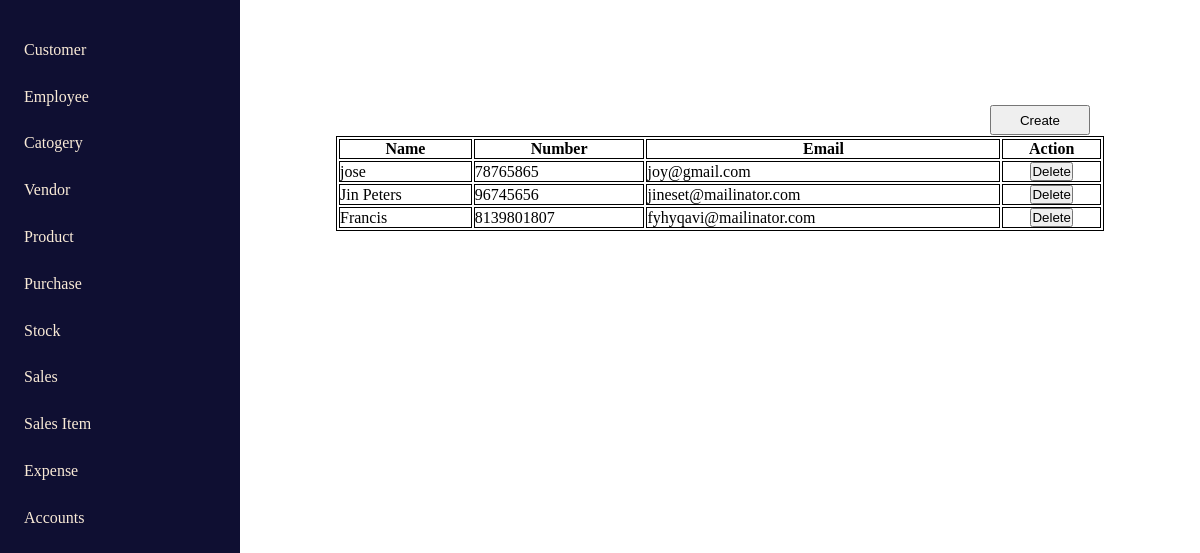
Page /vendor on the earlier database version.
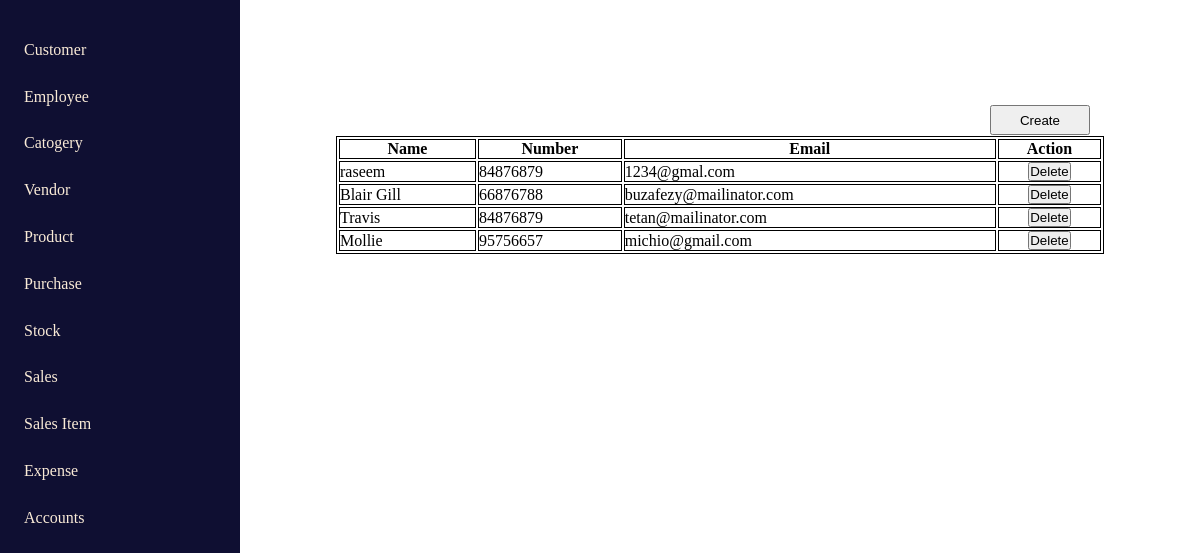
Same page on the later database version.
### home/models.py (models this page shows, shortened)
class vendorContactForm(models.Model):
    name = models.CharField(max_length=200)
    phone = models.CharField(max_length=200)
    email = models.EmailField(max_length=200)

### home/views.py (the view)
# urls.py: path('vendor', vendor, name='vendor'),
def vendor(request):
    vendor = vendorContactForm.objects.all()
    return render(request, 'vendor.html', {'vendor': vendor})

### templates/vendor.html (shortened to what this page needs)
{% extends "index.html" %}
{% block vendor_content %}
<div class="table_container">
    <button class="create_btn"><a href="{% url 'vendorForm' %}" style = "color : black;">Create</a></button>
    <table>
        <tbody>
            <th>Name</th>
            <th>Number</th>
            <th>Email</th>
            <th>Action</th>
        </tbody>
        <tbody>
            {% for d in vendor %}
            <tr>
                <td>{{d.name}}</td>
                <td>{{d.phone}}</td>
                <td>{{d.email}}</td>
                <td class="action">
                    <button><a href="{% url 'deleteDataVendor' d.id %}" style = "color : black;">Delete</a></button>
                </td>
            </tr>
            {% endfor %}
        </tbody>
    </table>
    {% endblock vendor_content %}

### templates/index.html (shortened to what this page needs)
<!DOCTYPE html>
<html lang="en">
<head>
</head>
<body>
    <nav class="navbar">
        <ul class="nav_list">
            <a href="{% url 'customer' %}"><li>Customer</li></a>
            <a href="{% url 'employee' %}"><li>Employee</li></a>
            <a href="{% url 'category' %}"><li>Catogery</li></a>
            <a href="{% url 'vendor' %}"><li>Vendor</li></a>
            <a href="{% url 'product' %}"><li>Product</li></a>
            <a href="{% url 'purchase' %}"><li>Purchase</li></a>
            <a href="{% url 'stock' %}"><li>Stock</li></a>
            <a href="{% url 'sales' %}"><li>Sales</li></a>
            <a href="{% url 'saleItem' %}"><li>Sales Item</li></a>
            <a href="{% url 'expense' %}"><li>Expense</li></a>
            <a href="{% url 'accounts' %}"><li>Accounts</li></a>
        </ul>
    </nav>
    {% block vendor_content %}
    {% endblock vendor_content %}
</body>
</html>

### templates/index.html (style rules this page uses)
* { margin: 0%; padding: 0%; }
.navbar { background-color: rgb(15, 15, 50); width: 20%; height: 100vh; justify-content: center; }
.nav_list { padding: 10%; padding-top: 5%; list-style-type: none; height: 100%; }
a { text-decoration: none; }
li { margin: 15% 0%; color: antiquewhite; }

### templates/vendor.html (style rules this page uses)
* { color: black; }
table { border: 1px solid black; width: 80%; height: auto; }
.table_container { width: 80%; display: flex; padding: 3% 0%; justify-content: center; position: absolute; top: 100px; right: 0px; }
th,td { border: 1px solid black; }
.action { display: flex; justify-content: space-around; }
tr a { width: 50px; color: black; }
.create_btn { position: absolute; right: 110px; top: 5px; width: 100px; height: 30px; }

Differences in the rows shown:
removed vendorContactForm: name "jose", phone "78765865", email "joy@gmail.com"
removed vendorContactForm: name "Jin Peters", phone "96745656", email "jineset@mailinator.com"
removed vendorContactForm: name "Francis", phone "8139801807", email "fyhyqavi@mailinator.com"
added vendorContactForm: name "raseem", phone "84876879", email "1234@gmal.com"
added vendorContactForm: name "Blair Gill", phone "66876788", email "buzafezy@mailinator.com"
added vendorContactForm: name "Travis", phone "84876879", email "tetan@mailinator.com"
added vendorContactForm: name "Mollie", phone "95756657", email "michio@gmail.com"
